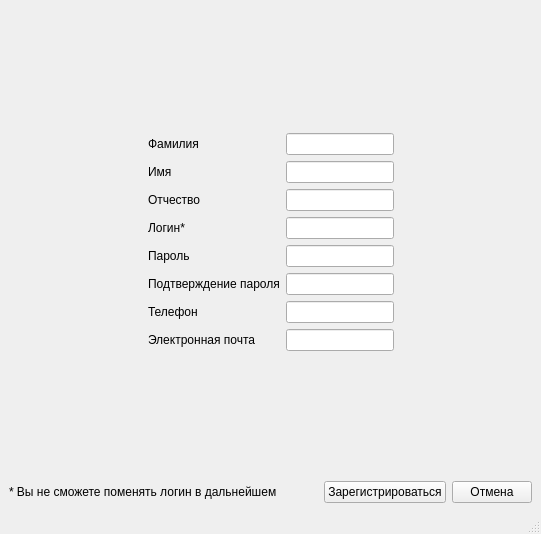
<?xml version="1.0" encoding="UTF-8"?>
<ui version="4.0">
 <class>SignUp</class>
 <widget class="QMainWindow" name="SignUp">
  <property name="geometry">
   <rect>
    <x>0</x>
    <y>0</y>
    <width>541</width>
    <height>534</height>
   </rect>
  </property>
  <property name="windowTitle">
   <string>Регистрация</string>
  </property>
  <property name="windowIcon">
   <iconset>
    <normaloff>./logo.png</normaloff>./logo.png</iconset>
  </property>
  <widget class="QWidget" name="centralwidget">
   <layout class="QGridLayout" name="gridLayout_3">
    <item row="1" column="1">
     <layout class="QGridLayout" name="gridLayout_4">
      <item row="0" column="1">
       <spacer name="horizontalSpacer_3">
        <property name="orientation">
         <enum>Qt::Horizontal</enum>
        </property>
        <property name="sizeHint" stdset="0">
         <size>
          <width>40</width>
          <height>20</height>
         </size>
        </property>
       </spacer>
      </item>
      <item row="0" column="3">
       <widget class="QPushButton" name="pB_cancel">
        <property name="text">
         <string>Отмена</string>
        </property>
       </widget>
      </item>
      <item row="0" column="2">
       <widget class="QPushButton" name="pB_confirm_register">
        <property name="text">
         <string>Зарегистрироваться</string>
        </property>
       </widget>
      </item>
      <item row="0" column="0">
       <widget class="QLabel" name="label_8">
        <property name="text">
         <string>* Вы не сможете поменять логин в дальнейшем</string>
        </property>
       </widget>
      </item>
     </layout>
    </item>
    <item row="0" column="1">
     <layout class="QGridLayout" name="gridLayout_2">
      <item row="2" column="2">
       <spacer name="horizontalSpacer">
        <property name="orientation">
         <enum>Qt::Horizontal</enum>
        </property>
        <property name="sizeHint" stdset="0">
         <size>
          <width>40</width>
          <height>20</height>
         </size>
        </property>
       </spacer>
      </item>
      <item row="2" column="0">
       <spacer name="horizontalSpacer_2">
        <property name="orientation">
         <enum>Qt::Horizontal</enum>
        </property>
        <property name="sizeHint" stdset="0">
         <size>
          <width>40</width>
          <height>20</height>
         </size>
        </property>
       </spacer>
      </item>
      <item row="3" column="1">
       <spacer name="verticalSpacer">
        <property name="orientation">
         <enum>Qt::Vertical</enum>
        </property>
        <property name="sizeType">
         <enum>QSizePolicy::Expanding</enum>
        </property>
        <property name="sizeHint" stdset="0">
         <size>
          <width>20</width>
          <height>40</height>
         </size>
        </property>
       </spacer>
      </item>
      <item row="2" column="1">
       <layout class="QGridLayout" name="gridLayout">
        <item row="0" column="0">
         <widget class="QLabel" name="label_3">
          <property name="sizePolicy">
           <sizepolicy hsizetype="Fixed" vsizetype="Fixed">
            <horstretch>0</horstretch>
            <verstretch>0</verstretch>
           </sizepolicy>
          </property>
          <property name="text">
           <string>Фамилия</string>
          </property>
          <property name="alignment">
           <set>Qt::AlignLeading|Qt::AlignLeft|Qt::AlignVCenter</set>
          </property>
         </widget>
        </item>
        <item row="3" column="1">
         <widget class="QLineEdit" name="lineE_login">
          <property name="sizePolicy">
           <sizepolicy hsizetype="Fixed" vsizetype="Fixed">
            <horstretch>0</horstretch>
            <verstretch>0</verstretch>
           </sizepolicy>
          </property>
          <property name="styleSheet">
           <string notr="true"/>
          </property>
          <property name="text">
           <string/>
          </property>
         </widget>
        </item>
        <item row="3" column="0">
         <widget class="QLabel" name="lbl_login">
          <property name="enabled">
           <bool>true</bool>
          </property>
          <property name="sizePolicy">
           <sizepolicy hsizetype="Fixed" vsizetype="Fixed">
            <horstretch>0</horstretch>
            <verstretch>0</verstretch>
           </sizepolicy>
          </property>
          <property name="baseSize">
           <size>
            <width>0</width>
            <height>0</height>
           </size>
          </property>
          <property name="focusPolicy">
           <enum>Qt::NoFocus</enum>
          </property>
          <property name="text">
           <string>Логин*</string>
          </property>
          <property name="alignment">
           <set>Qt::AlignLeading|Qt::AlignLeft|Qt::AlignVCenter</set>
          </property>
         </widget>
        </item>
        <item row="6" column="1">
         <widget class="QLineEdit" name="lineEdit_phone_nmb">
          <property name="sizePolicy">
           <sizepolicy hsizetype="Fixed" vsizetype="Fixed">
            <horstretch>0</horstretch>
            <verstretch>0</verstretch>
           </sizepolicy>
          </property>
         </widget>
        </item>
        <item row="0" column="1">
         <widget class="QLineEdit" name="lineE_surname">
          <property name="sizePolicy">
           <sizepolicy hsizetype="Fixed" vsizetype="Fixed">
            <horstretch>0</horstretch>
            <verstretch>0</verstretch>
           </sizepolicy>
          </property>
          <property name="styleSheet">
           <string notr="true"/>
          </property>
         </widget>
        </item>
        <item row="4" column="0">
         <widget class="QLabel" name="lbl_passwd">
          <property name="enabled">
           <bool>true</bool>
          </property>
          <property name="sizePolicy">
           <sizepolicy hsizetype="Fixed" vsizetype="Fixed">
            <horstretch>0</horstretch>
            <verstretch>0</verstretch>
           </sizepolicy>
          </property>
          <property name="baseSize">
           <size>
            <width>0</width>
            <height>0</height>
           </size>
          </property>
          <property name="focusPolicy">
           <enum>Qt::NoFocus</enum>
          </property>
          <property name="text">
           <string>Пароль</string>
          </property>
          <property name="alignment">
           <set>Qt::AlignLeading|Qt::AlignLeft|Qt::AlignVCenter</set>
          </property>
         </widget>
        </item>
        <item row="7" column="1">
         <widget class="QLineEdit" name="lineEdit_email">
          <property name="sizePolicy">
           <sizepolicy hsizetype="Fixed" vsizetype="Fixed">
            <horstretch>0</horstretch>
            <verstretch>0</verstretch>
           </sizepolicy>
          </property>
         </widget>
        </item>
        <item row="4" column="1">
         <widget class="QLineEdit" name="lineE_passwd">
          <property name="enabled">
           <bool>true</bool>
          </property>
          <property name="sizePolicy">
           <sizepolicy hsizetype="Fixed" vsizetype="Fixed">
            <horstretch>0</horstretch>
            <verstretch>0</verstretch>
           </sizepolicy>
          </property>
          <property name="baseSize">
           <size>
            <width>0</width>
            <height>0</height>
           </size>
          </property>
          <property name="focusPolicy">
           <enum>Qt::StrongFocus</enum>
          </property>
          <property name="styleSheet">
           <string notr="true"/>
          </property>
          <property name="alignment">
           <set>Qt::AlignLeading|Qt::AlignLeft|Qt::AlignVCenter</set>
          </property>
         </widget>
        </item>
        <item row="5" column="1">
         <widget class="QLineEdit" name="line_passwd_confirm">
          <property name="sizePolicy">
           <sizepolicy hsizetype="Fixed" vsizetype="Fixed">
            <horstretch>0</horstretch>
            <verstretch>0</verstretch>
           </sizepolicy>
          </property>
          <property name="styleSheet">
           <string notr="true"/>
          </property>
         </widget>
        </item>
        <item row="2" column="0">
         <widget class="QLabel" name="label_5">
          <property name="sizePolicy">
           <sizepolicy hsizetype="Fixed" vsizetype="Fixed">
            <horstretch>0</horstretch>
            <verstretch>0</verstretch>
           </sizepolicy>
          </property>
          <property name="text">
           <string>Отчество</string>
          </property>
          <property name="alignment">
           <set>Qt::AlignLeading|Qt::AlignLeft|Qt::AlignVCenter</set>
          </property>
         </widget>
        </item>
        <item row="5" column="0">
         <widget class="QLabel" name="label_6">
          <property name="sizePolicy">
           <sizepolicy hsizetype="Fixed" vsizetype="Fixed">
            <horstretch>0</horstretch>
            <verstretch>0</verstretch>
           </sizepolicy>
          </property>
          <property name="maximumSize">
           <size>
            <width>16777215</width>
            <height>16777215</height>
           </size>
          </property>
          <property name="styleSheet">
           <string notr="true"/>
          </property>
          <property name="text">
           <string>Подтверждение пароля</string>
          </property>
          <property name="margin">
           <number>0</number>
          </property>
         </widget>
        </item>
        <item row="2" column="1">
         <widget class="QLineEdit" name="lineEdit_middle_name">
          <property name="sizePolicy">
           <sizepolicy hsizetype="Fixed" vsizetype="Fixed">
            <horstretch>0</horstretch>
            <verstretch>0</verstretch>
           </sizepolicy>
          </property>
          <property name="styleSheet">
           <string notr="true"/>
          </property>
         </widget>
        </item>
        <item row="1" column="0">
         <widget class="QLabel" name="label_4">
          <property name="sizePolicy">
           <sizepolicy hsizetype="Fixed" vsizetype="Fixed">
            <horstretch>0</horstretch>
            <verstretch>0</verstretch>
           </sizepolicy>
          </property>
          <property name="text">
           <string>Имя</string>
          </property>
          <property name="alignment">
           <set>Qt::AlignLeading|Qt::AlignLeft|Qt::AlignVCenter</set>
          </property>
         </widget>
        </item>
        <item row="1" column="1">
         <widget class="QLineEdit" name="lineEdit_name">
          <property name="sizePolicy">
           <sizepolicy hsizetype="Fixed" vsizetype="Fixed">
            <horstretch>0</horstretch>
            <verstretch>0</verstretch>
           </sizepolicy>
          </property>
          <property name="styleSheet">
           <string notr="true"/>
          </property>
         </widget>
        </item>
        <item row="6" column="0">
         <widget class="QLabel" name="label_2">
          <property name="text">
           <string>Телефон</string>
          </property>
         </widget>
        </item>
        <item row="7" column="0">
         <widget class="QLabel" name="label_7">
          <property name="text">
           <string>Электронная почта</string>
          </property>
         </widget>
        </item>
       </layout>
      </item>
      <item row="1" column="2">
       <spacer name="verticalSpacer_2">
        <property name="orientation">
         <enum>Qt::Vertical</enum>
        </property>
        <property name="sizeHint" stdset="0">
         <size>
          <width>20</width>
          <height>40</height>
         </size>
        </property>
       </spacer>
      </item>
     </layout>
    </item>
   </layout>
  </widget>
  <widget class="QMenuBar" name="menubar">
   <property name="geometry">
    <rect>
     <x>0</x>
     <y>0</y>
     <width>541</width>
     <height>21</height>
    </rect>
   </property>
  </widget>
  <widget class="QStatusBar" name="statusbar"/>
 </widget>
 <tabstops>
  <tabstop>lineE_surname</tabstop>
  <tabstop>lineEdit_name</tabstop>
  <tabstop>lineEdit_middle_name</tabstop>
  <tabstop>lineE_login</tabstop>
  <tabstop>lineE_passwd</tabstop>
  <tabstop>line_passwd_confirm</tabstop>
  <tabstop>lineEdit_phone_nmb</tabstop>
  <tabstop>lineEdit_email</tabstop>
  <tabstop>pB_confirm_register</tabstop>
  <tabstop>pB_cancel</tabstop>
 </tabstops>
 <resources/>
 <connections/>
</ui>
